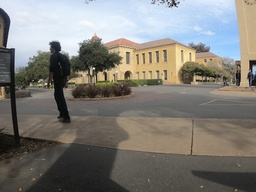
#> input picture stanCode101_Projects/my_photoshop/clock-tower/G0030278-500.jpg, 256 x 192 px, shrunk from 500 x 375 before the run; its folder holds 2 pictures in this run
$ python stanCodoshop.py clock-tower
#> lines starting #> are read from the running program, lines starting #| are printed output that depends on the picture
### stanCode101_Projects/my_photoshop/simpleimage.py
#!/usr/bin/env python3

"""
Stanford CS106AP SimpleImage

Written by Nick Parlante, Sonja Johnson-Yu, and Nick Bowman.
 -7/2019  version, has file reading, pix, foreach, hidden get/setpix

SimpleImage Features:
Create image:
  image = SimpleImage.blank(400, 200)   # create new image of size
  image = SimpleImage('foo.jpg')        # create from file

Access size
  image.width, image.height

Get pix at x,y
  pix = image.get_pix(x, y)
  # pix is RGB tuple like (100, 200, 0)

Set pix at x,y
  image.set_pix(x, y, pix)   # set data by tuple also

Get Pixel object at x,y
  pixel = image.get_pixel(x, y)
  pixel.red = 0
  pixel.blue = 255

Show image on screen
  image.show()

The main() function below demonstrates the above functions as a test.
"""

import sys
# If the following line fails, "Pillow" needs to be installed
from PIL import Image


def clamp(num):
    """
    Return a "clamped" version of the given num,
    converted to be an int limited to the range 0..255 for 1 byte.
    """
    num = int(num)
    if num < 0:
        return 0
    if num >= 256:
        return 255
    return num


class Pixel(object):
    """
    A pixel at an x,y in a SimpleImage.
    Supports set/get .red .green .blue
    and get .x .y
    """
    def __init__(self, image, x, y):
        self.image = image
        self._x = x
        self._y = y

    def __str__(self):
        return 'r:' + str(self.red) + ' g:' + str(self.green) + ' b:' + str(self.blue)

    # Pillow image stores each pixel color as a (red, green, blue) tuple.
    # So the functions below have to unpack/repack the tuple to change anything.

    @property
    def red(self):
        return self.image.px[self._x, self._y][0]

    @red.setter
    def red(self, value):
        rgb = self.image.px[self._x, self._y]
        self.image.px[self._x, self._y] = (clamp(value), rgb[1], rgb[2])

    @property
    def green(self):
        return self.image.px[self._x, self._y][1]

    @green.setter
    def green(self, value):
        rgb = self.image.px[self._x, self._y]
        self.image.px[self._x, self._y] = (rgb[0], clamp(value), rgb[2])

    @property
    def blue(self):
        return self.image.px[self._x, self._y][2]

    @blue.setter
    def blue(self, value):
        rgb = self.image.px[self._x, self._y]
        self.image.px[self._x, self._y] = (rgb[0], rgb[1], clamp(value))

    @property
    def x(self):
        return self._x

    @property
    def y(self):
        return self._y


# color tuples for background color names 'red' 'white' etc.
BACK_COLORS = {
    'white': (255, 255, 255),
    'black': (0, 0, 0),
    'red': (255, 0, 0),
    'green': (0, 255, 0),
    'blue': (0, 0, 255),
}


class SimpleImage(object):
    def __init__(self, filename, width=0, height=0, back_color=None):
        """
        Create a new image. This case works: SimpleImage('foo.jpg')
        To create a blank image use SimpleImage.blank(500, 300)
        The other parameters here are for internal/experimental use.
        """
        # Create pil_image either from file, or making blank
        if filename:
            self.pil_image = Image.open(filename).convert("RGB")
            if self.pil_image.mode != 'RGB':
                raise Exception('Image file is not RGB')
            self._filename = filename  # hold onto
        else:
            if not back_color:
                back_color = 'white'
            color_tuple = BACK_COLORS[back_color]
            if width == 0 or height == 0:
                raise Exception('Creating blank image requires width/height but got {} {}'
                                .format(width, height))
            self.pil_image = Image.new('RGB', (width, height), color_tuple)
        self.px = self.pil_image.load()
        size = self.pil_image.size
        self._width = size[0]
        self._height = size[1]
        self.curr_x = 0
        self.curr_y = 0

    def __iter__(self):
        return self

    # [16 lines left out: functions __next__, increment_curr_counters, not called in this run]

    @classmethod
    def blank(cls, width, height, back_color=None):
        """Create a new blank image of the given width and height, optional back_color."""
        return SimpleImage('', width, height, back_color=back_color)

    # [4 lines left out: function file, not called in this run]

    @property
    def width(self):
        """Width of image in pixels."""
        return self._width

    @property
    def height(self):
        """Height of image in pixels."""
        return self._height

    def get_pixel(self, x, y):
        """
        Returns a Pixel at the given x,y, suitable for getting/setting
        .red .green .blue values.
        """
        if x < 0 or x >= self._width or y < 0 or y >= self.height:
            e = Exception('get_pixel bad coordinate x %d y %d (vs. image width %d height %d)' %
                          (x, y, self._width, self.height))
            raise e
        return Pixel(self, x, y)

    # [14 lines left out: functions set_pixel, set_rgb, not called in this run]

    def _get_pix_(self, x, y):
        """Get pix RGB tuple (200, 100, 50) for the given x,y."""
        return self.px[x, y]

    def _set_pix_(self, x, y, pix):
        """Set the given pix RGB tuple into the image at the given x,y."""
        self.px[x, y] = pix

    def show(self):
        """Displays the image using an external utility."""
        self.pil_image.show()

    # [39 lines left out: functions make_as_big_as, main, not called in this run]


# [2 lines that do not run on import are left out]

### stanCode101_Projects/my_photoshop/stanCodoshop.py
"""
File: stanCodoshop.py
----------------------------------------------
SC101_Assignment3
Adapted from Nick Parlante's
Ghost assignment by Jerry Liao.

-----------------------------------------------

This program remove the unexpected object in the photo.
"""

import os
import sys
from simpleimage import SimpleImage


def get_pixel_dist(pixel, red, green, blue):
    """
    Returns the color distance between pixel and mean RGB value

    Input:
        pixel (Pixel): pixel with RGB values to be compared
        red (int): average red value across all images
        green (int): average green value across all images
        blue (int): average blue value across all images

    Returns:
        dist (int): color distance between red, green, and blue pixel values

    """
    dist = ((red-pixel.red)**2 + (green-pixel.green)**2 + (blue-pixel.blue)**2) ** 0.5
    return dist


def get_average(pixels):
    """
    Given a list of pixels, finds the average red, blue, and green values

    Input:
        pixels (List[Pixel]): list of pixels to be averaged
    Returns:
        rgb (List[int]): list of average red, green, blue values across pixels respectively

    Assumes you are returning in the order: [red, green, blue]

    """
    sum_red = 0
    sum_green = 0
    sum_blue = 0
    for pix in pixels:
        sum_red += pix.red
        sum_green += pix.green
        sum_blue += pix.blue

    red = sum_red//len(pixels)
    green = sum_green//len(pixels)
    blue = sum_blue//len(pixels)
    return [red, green, blue]


def get_best_pixel(pixels):
    """
    Given a list of pixels, returns the pixel with the smallest
    distance from the average red, green, and blue values across all pixels.

    Input:
        pixels (List[Pixel]): list of pixels to be averaged and compared
    Returns:
        best (Pixel): pixel closest to RGB averages

    """
    sum_red = 0
    sum_green = 0
    sum_blue = 0
    for pix in pixels:
        sum_red += pix.red
        sum_green += pix.green
        sum_blue += pix.blue
    red = sum_red//len(pixels)
    green = sum_green//len(pixels)
    blue = sum_blue//len(pixels)

    best = 0
    best_pixel = 0

    for pixel in pixels:

        dist = ((red - pixel.red)**2 + (green - pixel.green)**2 + (blue - pixel.blue)**2) ** 0.5

        # pix_avg = (pixel.red + pixel.green + pixel.blue)/3
        if best == 0:
            best = dist
            best_pixel = pixel
        else:
            if dist < best:
                # abs(pix_avg-dist) < best:  ---> ghost
                # abs(pix_avg-dist) > best:  ---> shoe
                best = dist
                best_pixel = pixel

    return best_pixel


def solve(images):
    """
    Given a list of image objects, compute and display a Ghost solution image
    based on these images. There will be at least 3 images and they will all
    be the same size.

    Input:
        images (List[SimpleImage]): list of images to be processed
    """
    width = images[0].width
    height = images[0].height
    result = SimpleImage.blank(width, height)
    ######## YOUR CODE STARTS HERE #########
    # Write code to populate image and create the 'ghost' effect

    for x in range(width):
        for y in range(height):
            pixels = []
            for img in images:
                pixel = img.get_pixel(x, y)
                pixels.append(pixel)
            best_pixel = get_best_pixel(pixels)

            result_pix = result.get_pixel(x, y)

            result_pix.red = best_pixel.red
            result_pix.green = best_pixel.green
            result_pix.blue = best_pixel.blue

    ######## YOUR CODE ENDS HERE ###########
    print("Displaying image!")
    result.show()


def jpgs_in_dir(dir):
    """
    (provided, DO NOT MODIFY)
    Given the name of a directory, returns a list of the .jpg filenames
    within it.

    Input:
        dir (string): name of directory
    Returns:
        filenames(List[string]): names of jpg files in directory
    """
    filenames = []
    for filename in os.listdir(dir):
        if filename.endswith('.jpg'):
            filenames.append(os.path.join(dir, filename))
    return filenames


def load_images(dir):
    """
    (provided, DO NOT MODIFY)
    Given a directory name, reads all the .jpg files within it into memory and
    returns them in a list. Prints the filenames out as it goes.

    Input:
        dir (string): name of directory
    Returns:
        images (List[SimpleImages]): list of images in directory
    """
    images = []
    jpgs = jpgs_in_dir(dir)
    for filename in jpgs:
        print("Loading", filename)
        image = SimpleImage(filename)
        image.show()
        images.append(image)
    return images


def main():
    # (provided, DO NOT MODIFY)
    args = sys.argv[1:]
    # We just take 1 argument, the folder containing all the images.
    # The load_images() capability is provided above.
    images = load_images(args[0])
#> the loop in load_images, `for filename in jpgs:` made 2 passes
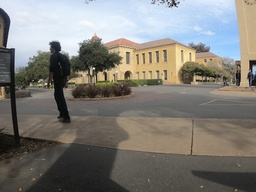
#> input picture stanCode101_Projects/my_photoshop/clock-tower/G0030278-500.jpg, 256 x 192 px, shrunk from 500 x 375 before the run
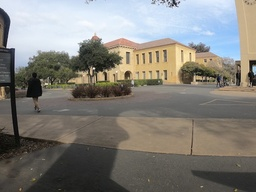
#> input picture stanCode101_Projects/my_photoshop/clock-tower/G0030284-500.jpg, 256 x 192 px, shrunk from 500 x 375 before the run
    solve(images)
#> in __init__ (call 3), `self.pil_image = Image.new('RGB', (width, height), color_tuple)`: self.pil_image: PIL image 256x192 RGB; every value is 255
#> in show (call 3), `self.pil_image.show()`:
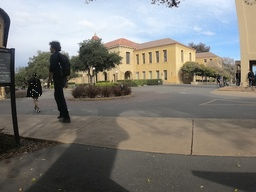
#> shown: PIL image 256x192 RGB; mean R, G, B 127.1, 125.1, 119.9


if __name__ == '__main__':
    main()
